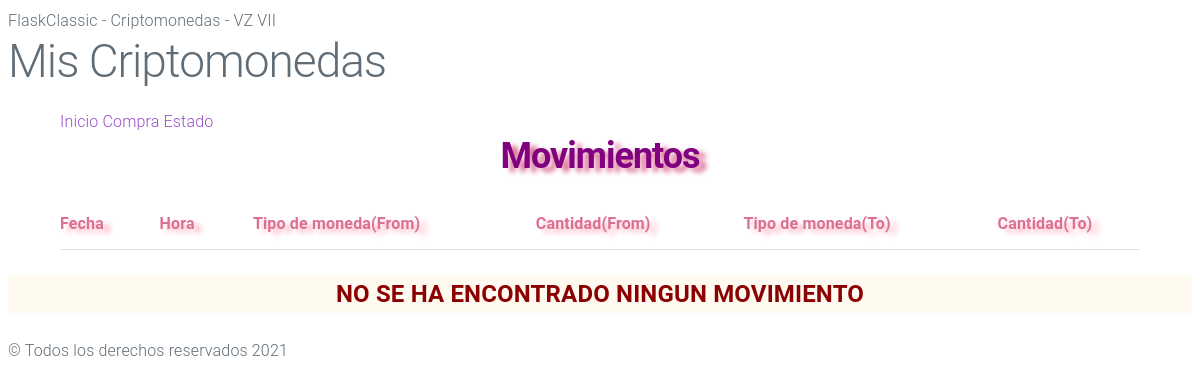
Before: / with the older database file.
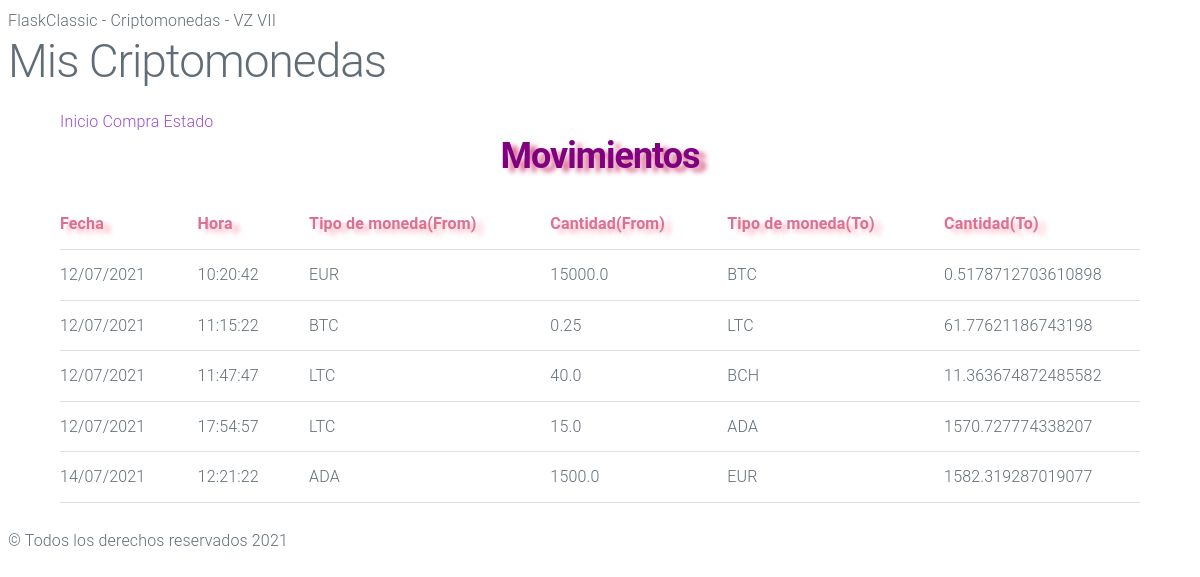
After: the same page with the newer database file.
### tables this page shows
CREATE TABLE "criptomonedas" (
	"id"	INTEGER,
	"date"	TEXT,
	"time"	NUMERIC,
	"moneda_from"	TEXT NOT NULL,
	"cantidad_from"	REAL NOT NULL,
	"moneda_to"	TEXT NOT NULL,
	"cantidad_to"	REAL NOT NULL,
	PRIMARY KEY("id" AUTOINCREMENT)
);

### criptomonedas/views.py (the view)
@app.route("/")
def index():
    query = "SELECT * FROM criptomonedas WHERE 1 = 1;"
    parametros = []
    resultado = dbManager.consultaMuchasSQL(query, parametros)
    if not resultado:
            flash("NO SE HA ENCONTRADO NINGUN MOVIMIENTO", "error")
            return render_template('movimientos.html' , datos = resultado)
    return render_template('movimientos.html' , datos = resultado)

### criptomonedas/dataaccess.py (called while the page is built)
    def __toDict__(self, cur):
        claves = cur.description
        filas = cur.fetchall()
        resultado = []
        for fila in filas:
            d = {}
            for tclave, valor in zip(claves, fila):
                d[tclave[0]] = valor
            resultado.append(d)
        return resultado

    def consultaMuchasSQL(self, query, parametros=[]):
        conexion = sqlite3.connect("criptomonedas.db")
        cur = conexion.cursor()
        cur.execute(query, parametros)
        resultado = self.__toDict__(cur)
        conexion.close()
        return resultado

### criptomonedas/templates/movimientos.html (shortened to what this page needs)
{% extends "base.html" %}
    {% block contenido %}
        <a>Inicio</a>
        <a href="/purchase">Compra</a>
        <a href="/status">Estado</a>
        <h2 style="text-align: center;" class="secundarios">Movimientos</h2>
        <table>
            <tr>
                <th class="movimientos">Fecha</th>
                <th class="movimientos">Hora</th>
                <th class="movimientos">Tipo de moneda(From)</th>
                <th class="movimientos">Cantidad(From)</th>
                <th class="movimientos">Tipo de moneda(To)</th>
                <th class="movimientos">Cantidad(To)</th>
            </tr>
           {% for movimiento in datos %}
           <tr>
                <td>{{ movimiento.date }}</td>
                <td>{{ movimiento.time }}</td>
                <td>{{ movimiento.moneda_from }}</td>
                <td>{{ movimiento.cantidad_from }}</td>
                <td>{{ movimiento.moneda_to }}</td>
                <td>{{ movimiento.cantidad_to }}</td>
           </tr>
           {% endfor %}
        </table>
    {% endblock %}

### criptomonedas/templates/base.html (shortened to what this page needs)
<!DOCTYPE html>
<html lang="en">
<head>
    <link rel="stylesheet" href="{{url_for('static', filename='css/milligram.css')}}">
    <link rel="stylesheet" href="{{url_for('static', filename='css/styless.css')}}">
</head>
<body>
    <header>
        FlaskClassic - Criptomonedas - VZ VII
    </header>
    <h1>Mis Criptomonedas</h1>
    <section class="container">
        {% block contenido %}{% endblock %}
    </section>
    {% with mensajes = get_flashed_messages(with_categories = true) %}<p></p>
        {% if mensajes %}
        <div class="popup">
            {% for tipo,mensaje in mensajes %}
            <p class="{{tipo}}">{{ mensaje }}</p>
            {% endfor %}
        </div>
        {% endif %}
    {% endwith %}
    <footer>
        &copy; Todos los derechos reservados 2021
    </footer>
</body>
</html>

### criptomonedas/static/css/milligram.css (style rules this page uses)
*, *:after, *:before { box-sizing: inherit; }
html { box-sizing: border-box; font-size: 62.5%; }
body { color: #606c76; font-family: 'Roboto', 'Helvetica Neue', 'Helvetica', 'Arial', sans-serif; font-size: 1.6em; font-weight: 300; letter-spacing: .01em; line-height: 1.6; }
.container { margin: 0 auto; max-width: 112.0rem; padding: 0 2.0rem; position: relative; width: 100%; }
a { color: #9b4dca; text-decoration: none; }
blockquote, dl, figure, form, ol, p, pre, table, ul { margin-bottom: 2.5rem; }
table { border-spacing: 0; display: block; overflow-x: auto; text-align: left; width: 100%; }
td, th { border-bottom: 0.1rem solid #e1e1e1; padding: 1.2rem 1.5rem; }
td:first-child, th:first-child { padding-left: 0; }
td:last-child, th:last-child { padding-right: 0; }
@media (min-width: 40rem) { table { display: table; overflow-x: initial; } }
h1, h2, h3, h4, h5, h6 { font-weight: 300; letter-spacing: -.1rem; margin-bottom: 2.0rem; margin-top: 0; }
h1 { font-size: 4.6rem; line-height: 1.2; }
h2 { font-size: 3.6rem; line-height: 1.25; }

### criptomonedas/static/css/styless.css (style rules this page uses)
.movimientos { font-weight: bold; color: palevioletred; text-shadow: 7px 4px 5px lightpink; }
.secundarios { font-weight: bold; color: purple; text-shadow: 7px 4px 5px palevioletred; }

Changed rows visible on the page:
added criptomonedas: date "12/07/2021", time "10:20:42", moneda_from "EUR", cantidad_from "15000.0", moneda_to "BTC", cantidad_to "0.5178712703610898"
added criptomonedas: date "12/07/2021", time "11:15:22", moneda_from "BTC", cantidad_from "0.25", moneda_to "LTC", cantidad_to "61.77621186743198"
added criptomonedas: date "12/07/2021", time "11:47:47", moneda_from "LTC", cantidad_from "40.0", moneda_to "BCH", cantidad_to "11.363674872485582"
added criptomonedas: date "12/07/2021", time "17:54:57", moneda_from "LTC", cantidad_from "15.0", moneda_to "ADA", cantidad_to "1570.727774338207"
added criptomonedas: date "14/07/2021", time "12:21:22", moneda_from "ADA", cantidad_from "1500.0", moneda_to "EUR", cantidad_to "1582.319287019077"
Other visible differences:
list line gone: "NO SE HA ENCONTRADO NINGUN MOVIMIENTO"
